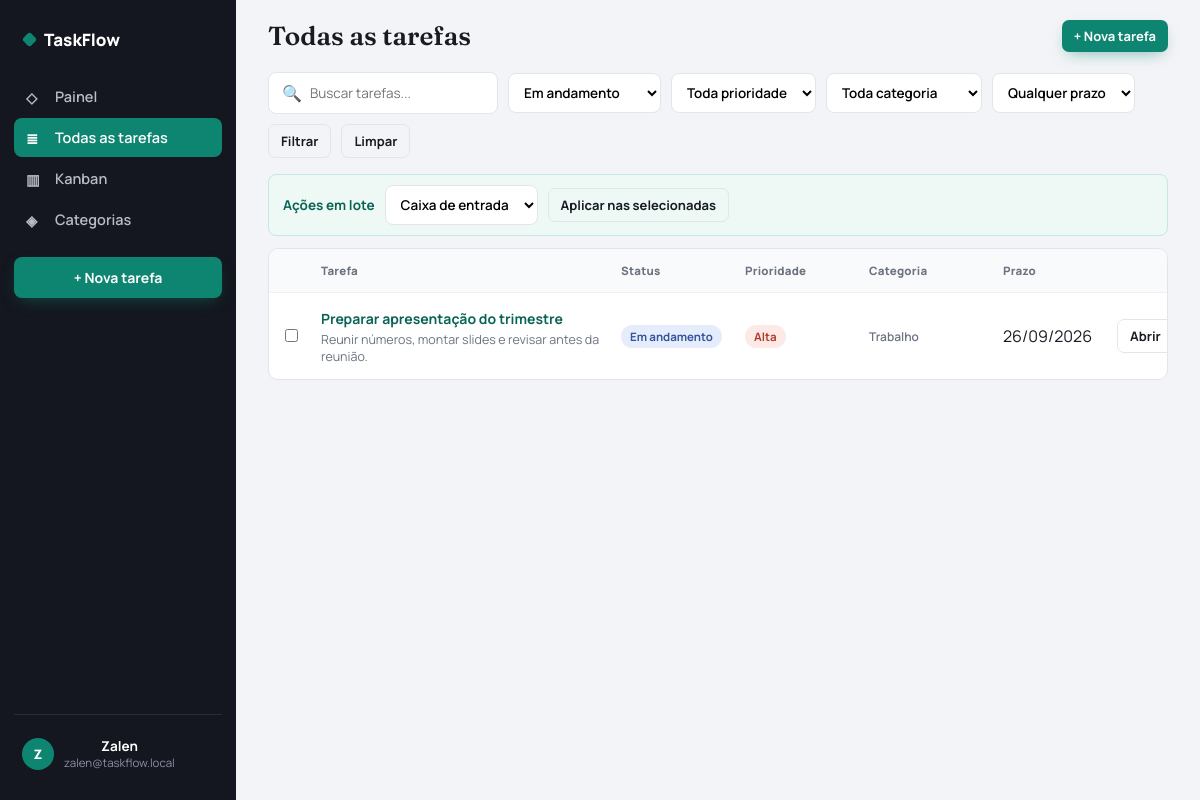
The page /tasks.php?status=progress (signed in) on the database its author committed.
### tables this page shows
CREATE TABLE users (
    id INT UNSIGNED NOT NULL AUTO_INCREMENT,
    username VARCHAR(50) NOT NULL,
    email VARCHAR(255) NULL,
    name VARCHAR(100) NOT NULL,
    profile VARCHAR(100) NOT NULL DEFAULT 'Freelancer / Criador',
    password_hash VARCHAR(255) NOT NULL,
    created_at TIMESTAMP NOT NULL DEFAULT CURRENT_TIMESTAMP,
    PRIMARY KEY (id),
    UNIQUE KEY uq_users_username (username),
    UNIQUE KEY uq_users_email (email)
);

CREATE TABLE tasks (
    id BIGINT UNSIGNED NOT NULL AUTO_INCREMENT,
    user_id INT UNSIGNED NOT NULL,
    title VARCHAR(120) NOT NULL,
    description TEXT NULL,
    category VARCHAR(60) NULL,
    status ENUM('inbox','pending','progress','review','done') NOT NULL DEFAULT 'inbox',
    priority ENUM('low','normal','high','urgent') NOT NULL DEFAULT 'normal',
    due_date DATE NULL,
    created_at TIMESTAMP NOT NULL DEFAULT CURRENT_TIMESTAMP,
    updated_at TIMESTAMP NOT NULL DEFAULT CURRENT_TIMESTAMP ON UPDATE CURRENT_TIMESTAMP,
    PRIMARY KEY (id),
    KEY idx_tasks_user_status (user_id, status),
    KEY idx_tasks_user_due (user_id, due_date),
    KEY idx_tasks_user_category (user_id, category),
    KEY idx_tasks_user_updated (user_id, updated_at),
    CONSTRAINT fk_tasks_user FOREIGN KEY (user_id) REFERENCES users(id) ON DELETE CASCADE
);

### includes/bootstrap.php (called while the page is built, shortened)
<?php
require_once __DIR__ . '/../config/database.php';
function e(mixed $value): string {
    return htmlspecialchars((string)$value, ENT_QUOTES, 'UTF-8');
}
function first_char(string $value): string {
    return function_exists('mb_substr') ? mb_substr($value, 0, 1, 'UTF-8') : substr($value, 0, 1);
}
function truncate_text(string $value, int $limit): string {
    if (function_exists('mb_strlen') && function_exists('mb_substr')) {
        return mb_strlen($value, 'UTF-8') > $limit ? mb_substr($value, 0, $limit - 1, 'UTF-8') . '…' : $value;
    }
    return strlen($value) > $limit ? substr($value, 0, max(0, $limit - 3)) . '...' : $value;
}
function csrf_token(): string {
    return $_SESSION['csrf'];
}
function current_user(): ?array {
    try {
        $stmt = db()->prepare('SELECT id, username, email, name, profile FROM users WHERE id = :id LIMIT 1');
        $stmt->execute(['id' => (int)$_SESSION['user_id']]);
        $user = $stmt->fetch();
        return $user ?: null;
    } catch (RuntimeException $e) {
        return null;
    }
}
function require_auth(): array {
    $user = current_user();
    return $user;
}
function statuses(): array {
    return [
        'inbox' => 'Caixa de entrada',
        'pending' => 'Pendente',
        'progress' => 'Em andamento',
        'review' => 'Em revisão',
        'done' => 'Concluída',
    ];
}
function priorities(): array {
    return [
        'low' => 'Baixa',
        'normal' => 'Normal',
        'high' => 'Alta',
        'urgent' => 'Urgente',
    ];
}
function due_class(?string $date, string $status): string {
    $today = date('Y-m-d');
    $limit = date('Y-m-d', strtotime('+7 days'));
    if ($date <= $limit) return 'upcoming';
    return '';
}

### config/database.php (called while the page is built, shortened)
<?php
function db(bool $withoutDatabase = false): PDO {
    static $connections = [];
    $key = $withoutDatabase ? 'server' : 'database';
    if (isset($connections[$key])) {
        return $connections[$key];
    }
    $dsn = $withoutDatabase
        ? 'mysql:host=' . DB_HOST . ';port=' . DB_PORT . ';charset=utf8mb4'
        : 'mysql:host=' . DB_HOST . ';port=' . DB_PORT . ';dbname=' . DB_NAME . ';charset=utf8mb4';
    try {
        $pdo = new PDO($dsn, DB_USER, DB_PASS, [
            PDO::ATTR_ERRMODE => PDO::ERRMODE_EXCEPTION,
            PDO::ATTR_DEFAULT_FETCH_MODE => PDO::FETCH_ASSOC,
            PDO::ATTR_EMULATE_PREPARES => false,
        ]);
    } catch (PDOException $e) {
        throw new RuntimeException(
            $withoutDatabase
                ? 'Não foi possível conectar ao MySQL. Confirme se o MySQL está iniciado no XAMPP e revise config/database.php.'
                : 'Banco TaskFlow ainda não está disponível. Acesse install.php para criar o banco e as tabelas.',
            0,
            $e
        );
    }
    return $pdo;
}

### tasks.php (the view, shortened to what this page needs)
<?php
require_once __DIR__ . '/includes/bootstrap.php';
$user = require_auth();
$uid = (int)$user['id'];
$q = trim((string)($_GET['q'] ?? ''));
$status = (string)($_GET['status'] ?? '');
$priority = (string)($_GET['priority'] ?? '');
$category = trim((string)($_GET['category'] ?? ''));
$due = (string)($_GET['due'] ?? '');
$view = (string)($_GET['view'] ?? 'list');
$where = ['user_id = :uid']; $params = ['uid'=>$uid];
if ($status !== '' && array_key_exists($status, statuses())) { $where[]='status=:status'; $params['status']=$status; }
$order = $view === 'category' ? "ORDER BY category ASC, due_date IS NULL, due_date ASC, updated_at DESC" : 'ORDER BY updated_at DESC, id DESC';
$stmt = db()->prepare('SELECT id,user_id,title,description,category,status,priority,due_date,created_at,updated_at FROM tasks WHERE ' . implode(' AND ', $where) . ' ' . $order);
$stmt->execute($params); $tasks = $stmt->fetchAll(); $categories = user_categories($uid);
$grouped = [];
$filtersActive = ($q !== '' || $status !== '' || $priority !== '' || $category !== '' || $due !== '');
function status_class(string $status): string { return ['inbox'=>'st-inbox','pending'=>'st-pendente','progress'=>'st-andamento','review'=>'st-revisao','done'=>'st-concluida'][$status] ?? 'st-inbox'; }
function priority_class(string $priority): string { return ['urgent'=>'pri-alta','high'=>'pri-alta','normal'=>'pri-media','low'=>'pri-baixa'][$priority] ?? 'pri-media'; }
$pageTitle = $view === 'category' ? 'Categorias' : 'Todas as tarefas'; $activePage = $view === 'category' ? 'categories' : 'tasks';
include __DIR__ . '/includes/header.php';
?>
<form class="toolbar" method="get">
    <div class="searchbox">🔍<input id="taskSearch" name="q" placeholder="Buscar tarefas..." value="<?=e($q)?>"></div>
    <select class="select-sm" name="status"><option value="">Todos os status</option><?php foreach(statuses() as $k=>$v): ?><option value="<?=e($k)?>" <?=$status===$k?'selected':''?>><?=e($v)?></option><?php endforeach; ?></select>
    <select class="select-sm" name="priority"><option value="">Toda prioridade</option><?php foreach(priorities() as $k=>$v): ?><option value="<?=e($k)?>" <?=$priority===$k?'selected':''?>><?=e($v)?></option><?php endforeach; ?></select>
    <select class="select-sm" name="category"><option value="">Toda categoria</option></select>
    <select class="select-sm" name="due"><option value="">Qualquer prazo</option></select>
    <button class="btn btn-ghost btn-sm" type="submit">Filtrar</button>
    <?php if ($filtersActive): ?><a class="btn btn-ghost btn-sm" href="tasks.php<?=$view==='category'?'?view=category':''?>">Limpar</a><?php endif; ?>
</form>
<?php if ($view === 'category'): ?>
    <?php if (!$grouped): ?><div class="empty"><div class="ic-big">◌</div><h3>Nenhuma categoria encontrada</h3><p>Crie uma tarefa com categoria para ela aparecer aqui.</p></div><?php endif; ?>
    <?php foreach($grouped as $categoryName => $categoryTasks): ?>
        <section class="cat-group open">
            <div class="cat-head"><div class="l"><span class="cat-swatch" style="background:#0e8571"></span><span class="name"><?=e($categoryName)?></span><span class="count"><?=count($categoryTasks)?> tarefa<?=count($categoryTasks)===1?'':'s'?></span></div><span class="chev">▸</span></div>
            <div class="cat-body"><?php foreach($categoryTasks as $task): ?><a class="cat-task" href="tasks.php?action=view&id=<?=e($task['id'])?>"><span class="tt"><?=e($task['title'])?></span><span class="pill <?=status_class($task['status'])?>"><?=e(statuses()[$task['status']])?></span></a><?php endforeach; ?></div>
        </section>
    <?php endforeach; ?>
<?php else: ?>
<form method="post">
    <div class="bulkbar show" style="display:flex"><span>Ações em lote</span><select class="select-sm" name="bulk_status"><?php foreach(statuses() as $k=>$v): ?><option value="<?=e($k)?>"><?=e($v)?></option><?php endforeach; ?></select><button class="btn btn-ghost btn-sm" type="submit">Aplicar nas selecionadas</button></div>
    <div class="tasklist">
        <div class="trow head"><div></div><div>Tarefa</div><div>Status</div><div>Prioridade</div><div>Categoria</div><div>Prazo</div><div></div></div>
        <?php foreach($tasks as $task): ?>
            <div class="trow" data-task-row>
                <div><input type="checkbox" class="row-check" name="ids[]" value="<?=e($task['id'])?>"></div>
                <div class="title-cell"><a class="tt" href="tasks.php?action=view&id=<?=e($task['id'])?>"><?=e($task['title'])?></a><div class="dd"><?=e(truncate_text((string)($task['description'] ?? ''), 80) ?: 'Sem descrição')?></div></div>
                <div><span class="pill <?=status_class($task['status'])?>"><?=e(statuses()[$task['status']])?></span></div>
                <div><span class="pill <?=priority_class($task['priority'])?>"><?=e(priorities()[$task['priority']])?></span></div>
                <div class="cat-tag"><?=e($task['category'] ?: 'Sem categoria')?></div>
                <div class="<?=due_class($task['due_date'] ?? null,$task['status'])==='overdue'?'due-late':''?>"><?=!empty($task['due_date'])?e(date('d/m/Y',strtotime($task['due_date']))):'—'?></div>
                <div><a class="btn btn-ghost btn-sm" href="tasks.php?action=view&id=<?=e($task['id'])?>">Abrir</a></div>
            </div>
        <?php endforeach; ?>
    </div>
</form>
<?php endif; ?>
<?php include __DIR__ . '/includes/footer.php'; ?>

### includes/header.php (shortened to what this page needs)
<?php
$names = preg_split('/\s+/', trim((string)($user['name'] ?? 'User'))) ?: ['User'];
$initials = strtoupper(first_char($names[0] ?? 'U') . first_char($names[1] ?? ''));
$email = $user['email'] ?? $user['username'] ?? '';
?>
<!doctype html>
<html lang="pt-BR">
<head>
    <link rel="stylesheet" href="assets/css/app.css">
</head>
<body>
<div class="app show" data-csrf="<?=e(csrf_token())?>">
    <aside class="sidebar" id="sidebar">
        <a class="mark" href="dashboard.php"><span class="dot"></span>TaskFlow</a>
        <a class="nav-item <?=$activePage==='dashboard'?'active':''?>" data-screen="dashboard" href="dashboard.php"><span class="ic">◇</span>Painel</a>
        <a class="nav-item <?=$activePage==='tasks'?'active':''?>" data-screen="tasks" href="tasks.php"><span class="ic">≣</span>Todas as tarefas</a>
        <a class="nav-item <?=$activePage==='kanban'?'active':''?>" data-screen="kanban" href="kanban.php"><span class="ic">▥</span>Kanban</a>
        <a class="nav-item <?=$activePage==='categories'?'active':''?>" data-screen="categories" href="tasks.php?view=category"><span class="ic">◈</span>Categorias</a>
        <div class="cta"><a class="btn btn-primary" style="width:100%;justify-content:center" href="tasks.php?action=new">+ Nova tarefa</a></div>
        <div class="sidebar-foot">
            <button class="user-row" type="button" data-profile-toggle>
                <div class="avatar"><?=e($initials ?: 'U')?></div>
                <div><div class="user-name"><?=e($user['name'] ?? '')?></div><div class="user-mail"><?=e($email)?></div></div>
            </button>
        </div>
    </aside>
    <div class="main">
        <header class="topbar">
            <div style="display:flex;align-items:center;gap:12px">
                <h1><?=e($pageTitle)?></h1>
            </div>
            <div class="actions">
                <?php if ($activePage === 'tasks'): ?><a class="btn btn-primary btn-sm" href="tasks.php?action=new">+ Nova tarefa</a><?php endif; ?>
            </div>
        </header>
        <main class="content">

### assets/css/app.css (style rules this page uses)
:root { --ink:#14171f; --ink2:#1c2130; --paper:#f3f4f7; --surface:#ffffff; --line:#e3e5ea; --muted:#6b7280; --teal:#0e8571; --teal-d:#0a6455; --coral:#e1543f; --amber:#de9a25; --text:#181b22; --r:10px; --shadow:0 1px 2px rgba(20,23,31,.06),0 8px 24px -12px rgba(20,23,31,.18); box-sizing:border-box; }
* { box-sizing:border-box;margin:0;padding:0 }
html,body { height:100% }
body { font-family:'Manrope',sans-serif;background:var(--paper);color:var(--text);-webkit-font-smoothing:antialiased;overflow-x:hidden }
h1,h2,h3,.serif { font-family:'Fraunces',serif }
button { font-family:inherit;cursor:pointer;border:none;background:none;color:inherit }
input,select,textarea { font-family:inherit;font-size:14px }
a { color:var(--teal-d);text-decoration:none }
.btn { display:inline-flex;align-items:center;gap:8px;padding:11px 18px;border-radius:8px;font-weight:700;font-size:14px;transition:transform .12s,box-shadow .12s }
.btn-primary { background:var(--teal);color:#fff;box-shadow:0 6px 16px -6px rgba(14,133,113,.55) }
.btn-ghost { background:transparent;color:var(--text);border:1px solid var(--line) }
.btn-sm { padding:7px 12px;font-size:13px;border-radius:7px }
.mark .dot { width:11px;height:11px;border-radius:3px;background:var(--teal);transform:rotate(45deg) }
.app { display:none;min-height:100vh }
.app.show { display:flex }
.sidebar { width:236px;background:var(--ink);color:#dfe2ea;flex-shrink:0;display:flex;flex-direction:column;padding:22px 14px;position:sticky;top:0;height:100vh }
.sidebar .mark { color:#fff;padding:6px 10px 26px;display:flex;align-items:center;gap:9px;font-weight:800;font-size:17px }
.nav-item { display:flex;align-items:center;gap:11px;padding:10px 12px;border-radius:8px;font-size:14.5px;font-weight:600;color:#b7bcc9;margin-bottom:2px }
.nav-item .ic { width:18px;height:18px;flex-shrink:0 }
.nav-item.active { background:var(--teal);color:#fff }
.sidebar .cta { margin:16px 0 6px }
.sidebar-foot { margin-top:auto;border-top:1px solid #262c3f;padding-top:14px;position:relative }
.user-row { display:flex;align-items:center;gap:10px;padding:8px;border-radius:8px }
.avatar { width:32px;height:32px;border-radius:50%;background:var(--teal);color:#fff;display:flex;align-items:center;justify-content:center;font-weight:800;font-size:13px;flex-shrink:0 }
.user-name { font-size:13.5px;font-weight:700;color:#fff }
.user-mail { font-size:11.5px;color:#8b91a3 }
.main { flex:1;min-width:0;display:flex;flex-direction:column }
.topbar { display:flex;align-items:center;justify-content:space-between;padding:20px 32px;gap:16px }
.topbar h1 { font-size:26px;font-weight:600 }
.topbar .actions { display:flex;gap:10px;align-items:center }
.content { padding:0 32px 40px;flex:1 }
.searchbox { display:flex;align-items:center;gap:8px;background:#fff;border:1.5px solid var(--line);border-radius:8px;padding:9px 13px;min-width:230px }
.searchbox input { border:none;outline:none;width:100%;font-size:13.5px }
.toolbar { display:flex;gap:10px;flex-wrap:wrap;align-items:center;margin-bottom:16px }
.select-sm { padding:9px 11px;border:1.5px solid var(--line);border-radius:8px;background:#fff;font-size:13.5px;font-weight:600 }
.bulkbar { display:none;align-items:center;gap:10px;background:#eef8f5;border:1px solid #c7e8de;border-radius:8px;padding:10px 14px;margin-bottom:12px;font-size:13.5px;font-weight:700;color:var(--teal-d) }
.bulkbar.show { display:flex }
.tasklist { background:var(--surface);border:1px solid var(--line);border-radius:var(--r);overflow:hidden }
.trow { display:grid;grid-template-columns:22px 1.7fr 110px 110px 120px 100px 34px;gap:14px;align-items:center;padding:14px 16px;border-bottom:1px solid #eef0f3 }
.trow:last-child { border-bottom:none }
.trow.head { background:#f9fafb;font-size:11.5px;font-weight:800;color:var(--muted);letter-spacing:.02em }
.trow .title-cell .tt { font-weight:700;font-size:14px }
.trow .title-cell .dd { font-size:12.5px;color:var(--muted);margin-top:2px }
.pill { display:inline-flex;align-items:center;gap:5px;padding:4px 9px;border-radius:20px;font-size:11.5px;font-weight:700 }
.pri-alta { background:#fde9e6;color:#b23a29 }
.st-andamento { background:#e5ecfb;color:#33559c }
.cat-tag { font-size:12px;color:var(--muted);font-weight:600 }
.btn-primary { border:0 }

### rows shown on the page
users: name "Z", name "Zalen", email "zalen@taskflow.local"
tasks: title "Preparar apresentação do trimestre", description "Reunir números, montar slides e revisar antes da reunião.", status "Em andamento", priority "Alta", category "Trabalho", due_date "26/09/2026"

### other values the page prints
$pageTitle "Todas as tarefas"
form field status "Em andamento"
form field bulk_status "Caixa de entrada"
